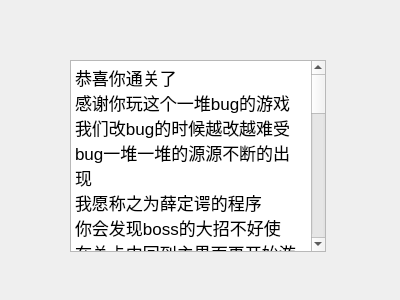
<?xml version="1.0" encoding="UTF-8"?>
<ui version="4.0">
 <class>bug</class>
 <widget class="QWidget" name="bug">
  <property name="geometry">
   <rect>
    <x>0</x>
    <y>0</y>
    <width>400</width>
    <height>300</height>
   </rect>
  </property>
  <property name="windowTitle">
   <string>Form</string>
  </property>
  <widget class="QTextBrowser" name="textBrowser">
   <property name="geometry">
    <rect>
     <x>70</x>
     <y>60</y>
     <width>256</width>
     <height>192</height>
    </rect>
   </property>
   <property name="html">
    <string>&lt;!DOCTYPE HTML PUBLIC &quot;-//W3C//DTD HTML 4.0//EN&quot; &quot;http://www.w3.org/TR/REC-html40/strict.dtd&quot;&gt;
&lt;html&gt;&lt;head&gt;&lt;meta name=&quot;qrichtext&quot; content=&quot;1&quot; /&gt;&lt;style type=&quot;text/css&quot;&gt;
p, li { white-space: pre-wrap; }
&lt;/style&gt;&lt;/head&gt;&lt;body style=&quot; font-family:'.SF NS Text'; font-size:13pt; font-weight:400; font-style:normal;&quot;&gt;
&lt;p style=&quot; margin-top:0px; margin-bottom:0px; margin-left:0px; margin-right:0px; -qt-block-indent:0; text-indent:0px;&quot;&gt;&lt;span style=&quot; font-family:'.SF NS Text';&quot;&gt;恭喜你通关了&lt;/span&gt;&lt;/p&gt;
&lt;p style=&quot; margin-top:0px; margin-bottom:0px; margin-left:0px; margin-right:0px; -qt-block-indent:0; text-indent:0px;&quot;&gt;&lt;span style=&quot; font-family:'.SF NS Text';&quot;&gt;感谢你玩这个一堆bug的游戏&lt;/span&gt;&lt;/p&gt;
&lt;p style=&quot; margin-top:0px; margin-bottom:0px; margin-left:0px; margin-right:0px; -qt-block-indent:0; text-indent:0px;&quot;&gt;&lt;span style=&quot; font-family:'.SF NS Text';&quot;&gt;我们改bug的时候越改越难受&lt;/span&gt;&lt;/p&gt;
&lt;p style=&quot; margin-top:0px; margin-bottom:0px; margin-left:0px; margin-right:0px; -qt-block-indent:0; text-indent:0px;&quot;&gt;&lt;span style=&quot; font-family:'.SF NS Text';&quot;&gt;bug一堆一堆的源源不断的出现&lt;/span&gt;&lt;/p&gt;
&lt;p style=&quot; margin-top:0px; margin-bottom:0px; margin-left:0px; margin-right:0px; -qt-block-indent:0; text-indent:0px;&quot;&gt;&lt;span style=&quot; font-family:'.SF NS Text';&quot;&gt;我愿称之为薛定谔的程序&lt;/span&gt;&lt;/p&gt;
&lt;p style=&quot; margin-top:0px; margin-bottom:0px; margin-left:0px; margin-right:0px; -qt-block-indent:0; text-indent:0px;&quot;&gt;&lt;span style=&quot; font-family:'.SF NS Text';&quot;&gt;你会发现boss的大招不好使&lt;/span&gt;&lt;/p&gt;
&lt;p style=&quot; margin-top:0px; margin-bottom:0px; margin-left:0px; margin-right:0px; -qt-block-indent:0; text-indent:0px;&quot;&gt;&lt;span style=&quot; font-family:'.SF NS Text';&quot;&gt;在关卡中回到主界面再开始游戏&lt;/span&gt;&lt;/p&gt;
&lt;p style=&quot; margin-top:0px; margin-bottom:0px; margin-left:0px; margin-right:0px; -qt-block-indent:0; text-indent:0px;&quot;&gt;&lt;span style=&quot; font-family:'.SF NS Text';&quot;&gt;也会有一堆残留的大招&lt;/span&gt;&lt;/p&gt;
&lt;p style=&quot; margin-top:0px; margin-bottom:0px; margin-left:0px; margin-right:0px; -qt-block-indent:0; text-indent:0px;&quot;&gt;&lt;span style=&quot; font-family:'.SF NS Text';&quot;&gt;我们在想，我们是有多nt才会设计大招&lt;/span&gt;&lt;/p&gt;
&lt;p style=&quot; margin-top:0px; margin-bottom:0px; margin-left:0px; margin-right:0px; -qt-block-indent:0; text-indent:0px;&quot;&gt;&lt;span style=&quot; font-family:'.SF NS Text';&quot;&gt;哦对了，程序留了个后门，按住m键会有惊喜的效果&lt;/span&gt;&lt;/p&gt;
&lt;p style=&quot; margin-top:0px; margin-bottom:0px; margin-left:0px; margin-right:0px; -qt-block-indent:0; text-indent:0px;&quot;&gt;&lt;span style=&quot; font-family:'.SF NS Text';&quot;&gt;还有第二关里满血你吃什么血包啊？？扣血了吧&lt;/span&gt;&lt;/p&gt;
&lt;p style=&quot; margin-top:0px; margin-bottom:0px; margin-left:0px; margin-right:0px; -qt-block-indent:0; text-indent:0px;&quot;&gt;&lt;span style=&quot; font-family:'.SF NS Text';&quot;&gt;最后还感谢我们的美工高航美&lt;/span&gt;&lt;/p&gt;
&lt;p style=&quot; margin-top:0px; margin-bottom:0px; margin-left:0px; margin-right:0px; -qt-block-indent:0; text-indent:0px;&quot;&gt;&lt;span style=&quot; font-family:'.SF NS Text';&quot;&gt;真的帮我们设计了太多太多界面，&lt;/span&gt;&lt;/p&gt;
&lt;p style=&quot; margin-top:0px; margin-bottom:0px; margin-left:0px; margin-right:0px; -qt-block-indent:0; text-indent:0px;&quot;&gt;&lt;span style=&quot; font-family:'.SF NS Text';&quot;&gt;除了吐槽我发了四次程序包给她还没到正式版&lt;/span&gt;&lt;/p&gt;
&lt;p style=&quot; margin-top:0px; margin-bottom:0px; margin-left:0px; margin-right:0px; -qt-block-indent:0; text-indent:0px;&quot;&gt;&lt;span style=&quot; font-family:'.SF NS Text';&quot;&gt;还有许多帮我们在测试版帮我们提意见的人张睿灏等&lt;/span&gt;&lt;/p&gt;
&lt;p style=&quot; margin-top:0px; margin-bottom:0px; margin-left:0px; margin-right:0px; -qt-block-indent:0; text-indent:0px;&quot;&gt;&lt;span style=&quot; font-family:'.SF NS Text';&quot;&gt;真的很感谢你们&lt;/span&gt;&lt;/p&gt;
&lt;p style=&quot; margin-top:0px; margin-bottom:0px; margin-left:0px; margin-right:0px; -qt-block-indent:0; text-indent:0px;&quot;&gt;&lt;span style=&quot; font-family:'.SF NS Text';&quot;&gt;  				                   林世炜 闫新禹&lt;/span&gt;&lt;/p&gt;
&lt;p style=&quot; margin-top:0px; margin-bottom:0px; margin-left:0px; margin-right:0px; -qt-block-indent:0; text-indent:0px;&quot;&gt;&lt;span style=&quot; font-family:'.SF NS Text';&quot;&gt;					2020.7.10&lt;/span&gt;&lt;/p&gt;
&lt;p style=&quot; margin-top:0px; margin-bottom:0px; margin-left:0px; margin-right:0px; -qt-block-indent:0; text-indent:0px;&quot;&gt;&lt;span style=&quot; font-family:'.SF NS Text';&quot;&gt;					崩溃的凌晨&lt;/span&gt;&lt;/p&gt;&lt;/body&gt;&lt;/html&gt;</string>
   </property>
  </widget>
 </widget>
 <resources/>
 <connections/>
</ui>
